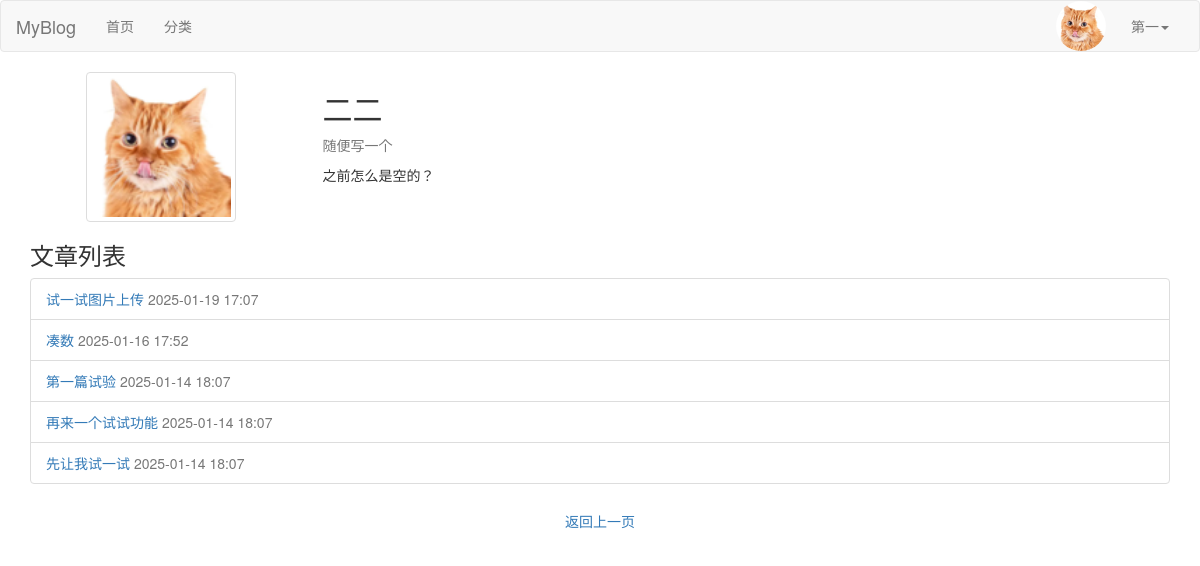
Page /author/33/ (signed in) on the earlier database version.
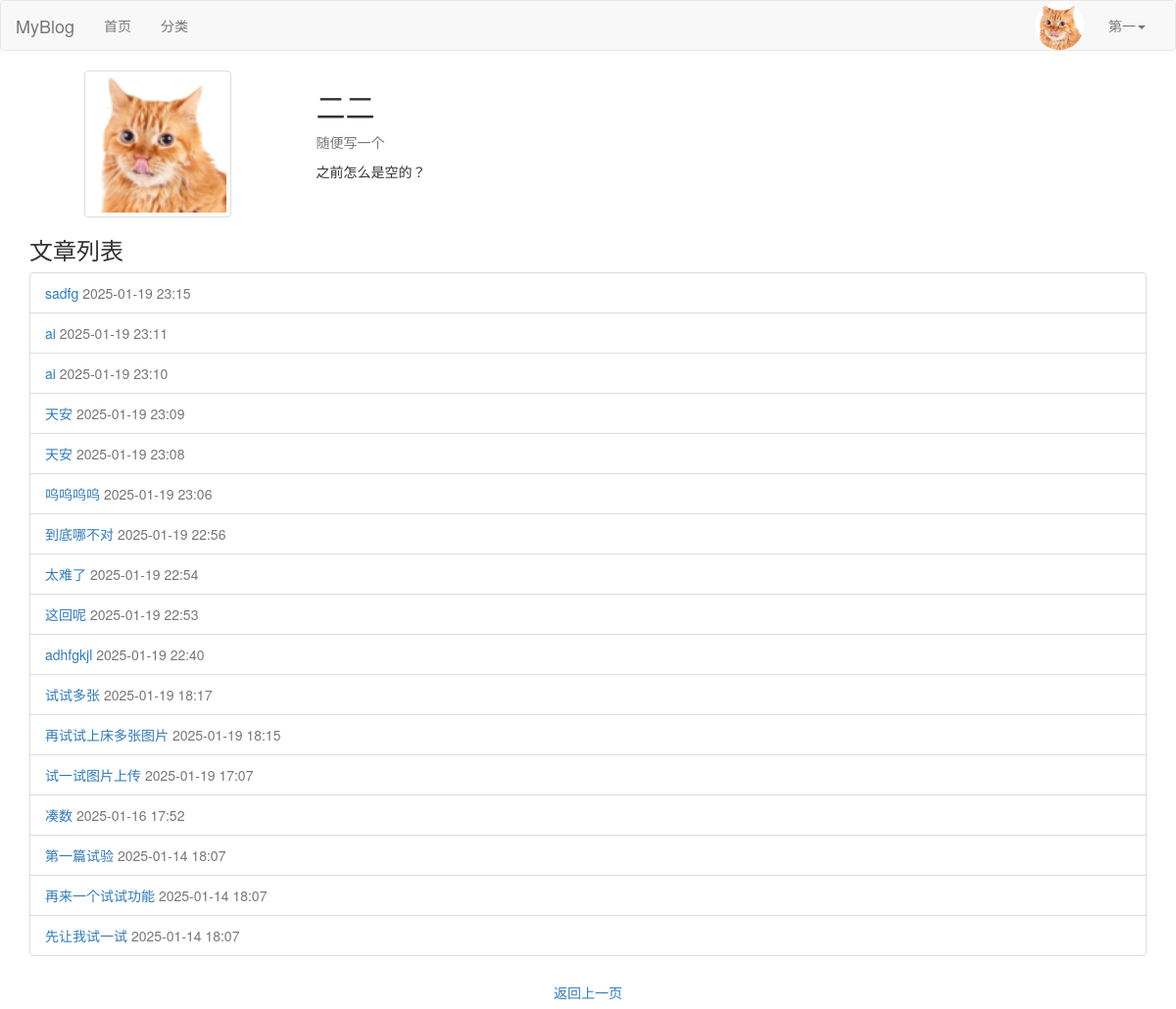
Same page on the later database version.
### blog/models.py (models this page shows, shortened)
class Post(models.Model):
    DRAFT = 'draft'
    PUBLISHED = 'published'
    STATUS_CHOICES = [
        (DRAFT, '草稿'),
        (PUBLISHED, '已发布'),
    ]
    title = models.CharField(max_length=61, verbose_name="文章标题")
    desc = models.TextField(max_length=200, blank=True, default="", verbose_name="文章描述")
    category = models.ForeignKey(Category, on_delete=models.CASCADE, verbose_name="分类")
    content = models.TextField(verbose_name="文章详情")
    tags = models.ForeignKey(Tag, on_delete=models.CASCADE, verbose_name="文章标签")
    owner = models.ForeignKey(User, on_delete=models.CASCADE, verbose_name="作者")
    is_hot=models.BooleanField(default=False, verbose_name='是否热门')
    pv=models.IntegerField(default=0,verbose_name='浏览量')
    add_date = models.DateTimeField(auto_now_add=True, verbose_name="添加时间")
    pub_date = models.DateTimeField(auto_now=True, verbose_name="修改时间")
    status = models.CharField(max_length=10, choices=STATUS_CHOICES, default=DRAFT, verbose_name="状态")
    liked_users = models.ManyToManyField(
        User,
        related_name="liked_posts",
        blank=True,
        verbose_name="点赞用户",
    )
    favorited_users = models.ManyToManyField(
        User,
        related_name="favorited_posts",
        blank=True,
        verbose_name="收藏用户",
    )
    class Meta:
        verbose_name = "文章"
        verbose_name_plural = verbose_name

### blog/views.py (the view)
# urls.py: path('author/<int:author_id>/', views.author_profile, name='author_profile'),
def author_profile(request, author_id):
    author = get_object_or_404(User, id=author_id)
    posts = Post.objects.filter(owner=author, status='published').order_by('-pub_date')
    return render(request, 'author_profile.html', {'author': author, 'posts': posts})

### blog/templates/author_profile.html (shortened to what this page needs)
{% extends 'layout/base.html' %}
{% block content %}
<div class="author-profile container my-4">
    <div class="author-info card shadow-sm p-3 mb-4 bg-white rounded">
        <div class="row align-items-center">
            <div class="col-md-3 text-center">
                <img src="{{ author.userprofile.image.url }}"
                     alt="{{ author.username }}"
                     class="author-avatar img-thumbnail rounded-circle"
                     style="width: 150px; height: 150px; object-fit: cover;">
            </div>
            <div class="col-md-9">
                <h2 class="author-name mb-2">{{ author.userprofile.nickname|default:author.username }}</h2>
                <p class="author-signature text-muted">
                    {{ author.userprofile.signature|default:"这位作者很神秘，还没有留下签名。" }}
                </p>
                <p class="author-bio">{{ author.userprofile.desc|default:"暂无简介" }}</p>
            </div>
        </div>
    </div>
    <div class="author-posts card shadow-sm p-3 mb-4 bg-white rounded">
        <h3 class="mb-3">文章列表</h3>
        {% if posts %}
            <ul class="list-group">
                {% for post in posts %}
                    <li class="list-group-item d-flex justify-content-between align-items-center">
                        <a href="{% url 'blog:post_detail' post.id %}" class="post-title">
                            {{ post.title }}
                        </a>
                        <span class="post-date text-muted">{{ post.pub_date|date:"Y-m-d H:i" }}</span>
                    </li>
                {% endfor %}
            </ul>
        {% else %}
            <p class="text-center text-muted">该作者尚未发布任何文章。</p>
        {% endif %}
    </div>
    <div class="text-center">
        <a href="javascript:history.back();" class="btn btn-secondary">返回上一页</a>
    </div>
</div>
{% endblock %}

Differences in the rows shown:
added Post: title "sadfg", pub_date "2025-01-19 23:15"
added Post: title "ai", pub_date "2025-01-19 23:11"
added Post: title "ai", pub_date "2025-01-19 23:10"
added Post: title "天安", pub_date "2025-01-19 23:09"
added Post: title "天安", pub_date "2025-01-19 23:08"
added Post: title "呜呜呜呜", pub_date "2025-01-19 23:06"
added Post: title "到底哪不对", pub_date "2025-01-19 22:56"
added Post: title "太难了", pub_date "2025-01-19 22:54"
added Post: title "这回呢", pub_date "2025-01-19 22:53"
added Post: title "adhfgkjl", pub_date "2025-01-19 22:40"
added Post: title "试试多张", pub_date "2025-01-19 18:17"
added Post: title "再试试上床多张图片", pub_date "2025-01-19 18:15"
